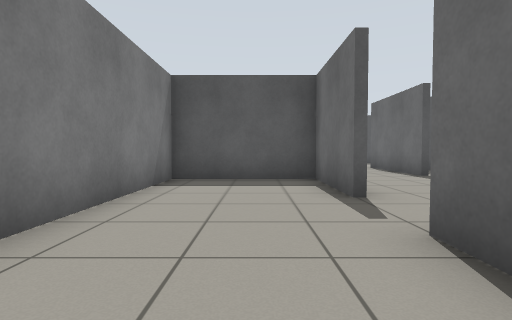
View 1 (above)

16 first-person views from a walk through a world built for the Gazebo simulator. The camera is 0.72 m above the floor, tilts 2° down and sees 80° across. The floor is counted in squares, 1 m on a side. Each view is taken from the middle of a square. On the plan, view 1 faces up. The plan holds only what a view shows up to about 10 squares ahead; the rest is blank.

View 2
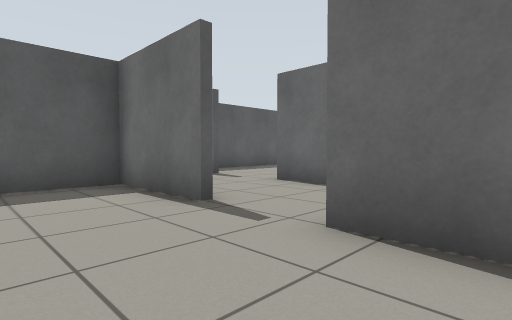

View 3
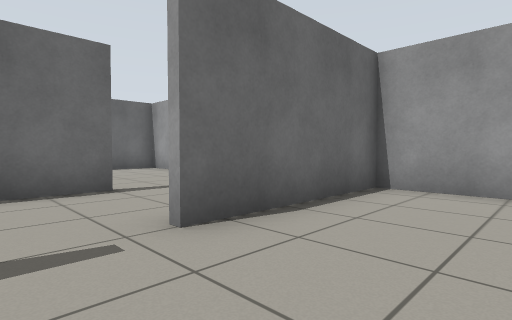

View 4
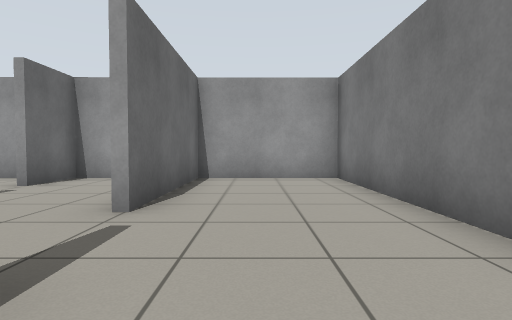

View 5
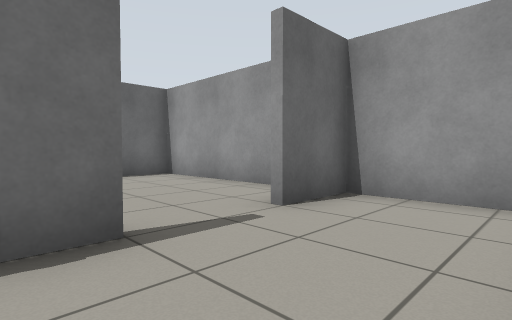

View 6
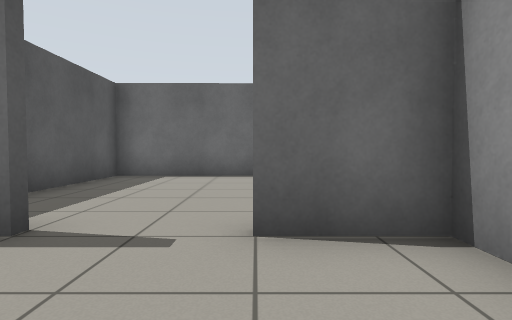

View 7
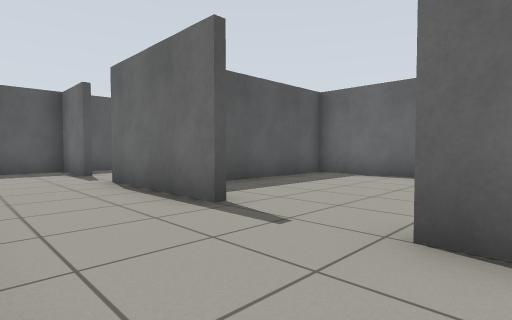

View 8
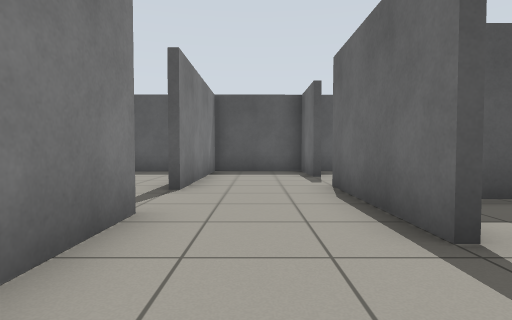

View 9
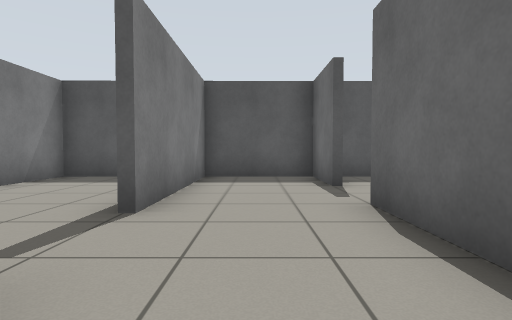

View 10
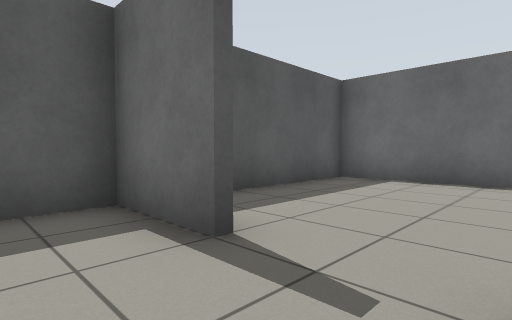

View 11
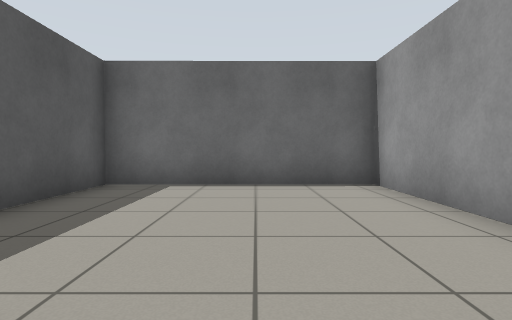

View 12
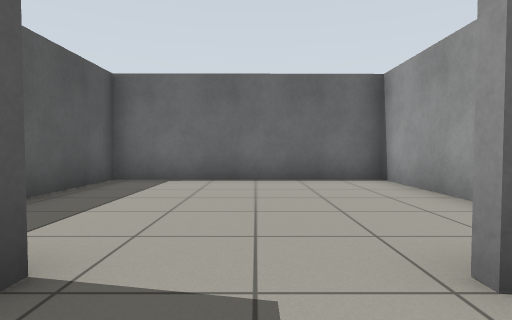

View 13
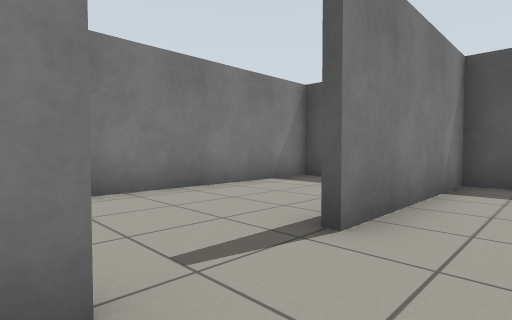

View 14
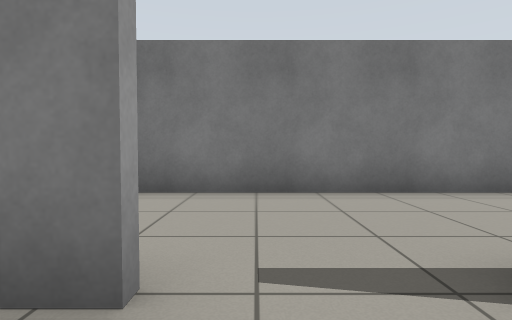

View 15
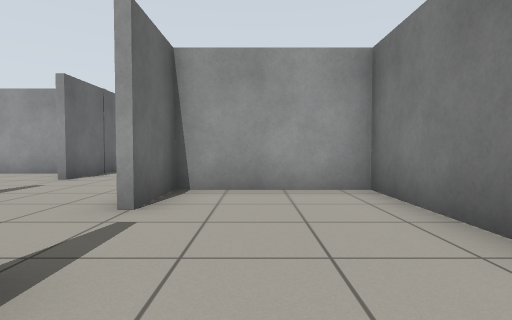

View 16
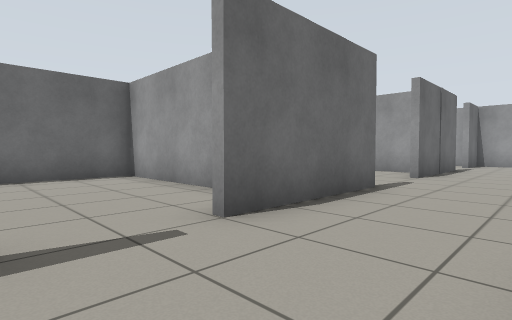

### Floor plan
Points are (right, up) in squares from view 1. A wall is a line through its corners. A room is listed if a view was taken in it or the views show most of it. See-through windows are left out.
Room 1 (views 1, 2, 3, 4)
walls: (1.5, 4.5) (1.5, 7); (-2, 7) (-2, -1.7) (1.5, -1.6) (1.5, 2.6); (1.7, 7.4) (-2.1, 7.4)
ways out: opening at (1, 3.5) to room 2
Room 2 (views 5, 7, 8)
walls: (4.5, 2) (4.5, 5.9)
ways out: opening at (1, 3.5) to room 1; opening at (2.5, 2) to room 3; opening at (2.5, 5.5) to room 4
Room 3 (view 6)
walls: (2.4, -1.6) (4.5, -1.6) (4.5, 0.1)
ways out: opening at (2.5, 2) to room 2; opening at (4, 1) to room 8
Room 4 (views 9, 12, 13)
walls: (4.5, 8.2) (4.5, 9.4); (1.7, 9.5) (1.7, 7.4)
ways out: opening at (2.5, 5.5) to room 2; opening at (2.5, 9) to room 5; opening at (4, 7.5) to room 9
Room 5 (views 10, 14)
walls: (1.7, 12.6) (1.7, 11.4); (4.5, 9.4) (4.5, 12)
ways out: opening at (2.5, 9) to room 4; opening at (2.5, 12) to room 6; opening at (1, 10.5) to room 7
Room 6 (views 11, 16)
walls: (4.5, 13.9) (4.5, 16) (1.7, 16) (1.7, 12.6)
ways out: opening at (2.5, 12) to room 5; opening at (4, 13) to room 10
Room 7 (view 15)
walls: (-2.1, 7.6) (1.5, 7.6); (1.5, 7) (1.5, 9.5); (0.3, 16) (-2, 16) (-2, 7)
ways out: opening at (1, 10.5) to room 5
Room 8 (no view inside)
walls: (5.9, -1.6) (10.3, -1.6) (10.3, 3.8) (7, 3.8)
ways out: opening at (4, 1) to room 3
Room 9 (no view inside)
walls: (5.3, 4) (10.3, 4) (10.3, 9.9); (10.3, 10.4) (6.3, 10.4)
ways out: opening at (4, 7.5) to room 4
Room 10 (no view inside)
walls: (6.5, 10.6) (10.3, 10.6); (10.3, 9.9) (10.2, 16.1) (5.1, 16)
ways out: opening at (4, 13) to room 6

Positions as (right, up) in squares from view 1, and headings:
1: (0, 0), facing up
2: (-1, 1), facing up-right
3: (-1, 4), facing down-right
4: (0, 6), facing down
5: (2, 3), facing down-right
6: (2, 0), facing right
7: (2, 5), facing up-right
8: (3, 6), facing up
9: (3, 8), facing up
10: (3, 12), facing up-right
11: (4, 13), facing right
12: (3, 7), facing right
13: (3, 9), facing up-left
14: (3, 10), facing left
15: (0, 13), facing down
16: (2, 14), facing down-right
